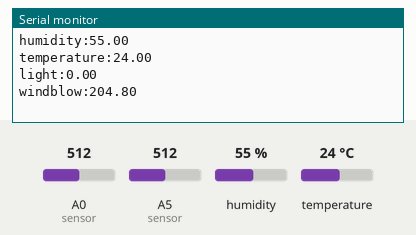
Bench run of a sketch on a simulated Arduino Uno, built with avr-gcc and run on an emulated ATmega328P. Parts: the last lines printed to the serial monitor. The inputs (shaded band) are chosen by the test bench; at power-on: humidity 55 %, A0 (sensor) = 512, A5 (sensor) = 512, temperature 24 °C.

Above: at 1.3 s.
1.4 s: humidity set to 22 %
2.9 s: A0 (sensor) set to 390
4.4 s: A5 (sensor) set to 390
At 4.4 s:
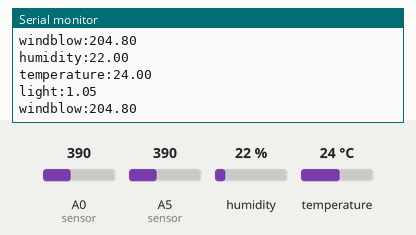
5.9 s: temperature set to 12 °C
At 7.1 s:
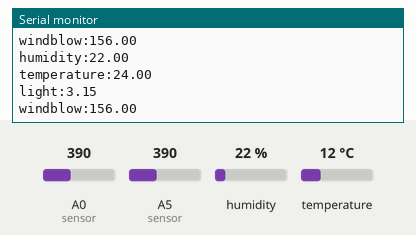
7.4 s: A5 (sensor) set to 410
At 8.2 s:
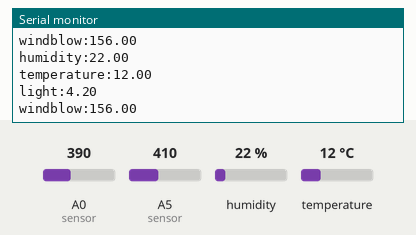
8.9 s: humidity set to 40 %
At 10.3 s:
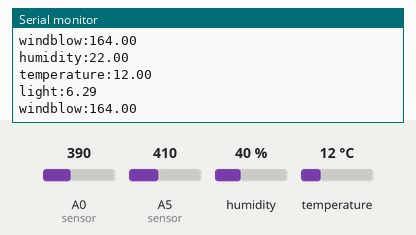
Timing chart, 0 to 11.4 s (numbered marks = the images above; inputs shaded):
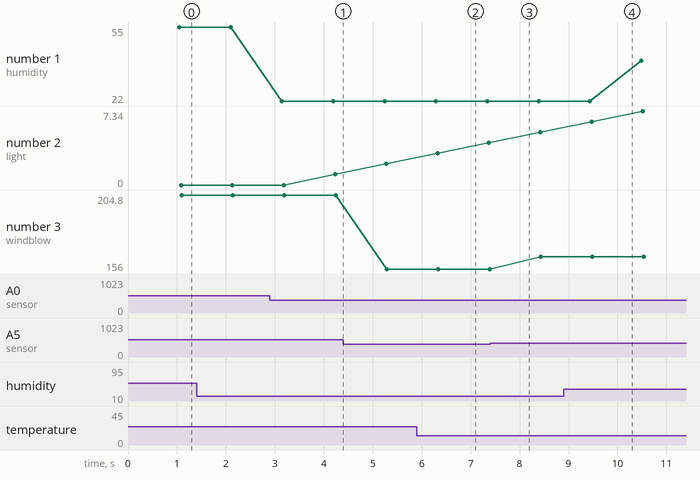

The sketch:

hardware.ino
```cpp
#include <DHT11.h> // Include the DHT11 library

#define DHTPIN 10 // Define the pin where the DHT11 sensor is connected

DHT11 dht(DHTPIN); // Create a DHT11 object

void setup() {
  Serial.begin(9600);

}

void readDHT11() {
  float humidity = dht.readHumidity(); // Read humidity
  float temperature = dht.readTemperature(); // Read temperature


  Serial.print("humidity:");
  Serial.println(humidity);
  Serial.print("temperature:");
  Serial.println(temperature);

}

void loop() {
  readDHT11();

  float cdsValue = analogRead(A0); // Read the CDS sensor value
  unsigned long currentMillis = millis();
  float lux = cdsValue ;

  static unsigned long lastCheckTime = 0;
  static unsigned long lowLuxTime = 0;

  if (lux <= 400) {
    if (lastCheckTime == 0) {
      lastCheckTime = currentMillis;
    } else {
      lowLuxTime += currentMillis - lastCheckTime;
      lastCheckTime = currentMillis;
    }
  } else {
    lastCheckTime = 0;
    lowLuxTime = 0;
  }

  float flowSensor = analogRead(A5); // Assuming the flow sensor is connected to A5


  Serial.print("light:");
  Serial.println(lowLuxTime / 1000.0);
  Serial.print("windblow:");
  Serial.println(flowSensor/2.5);
}
```

Measured:
- plotted number 1: 22 → 40 after the input at 8.9 s
- plotted number 2: 0 → 1.05 after the input at 2.9 s
- plotted number 3: 204.8 → 156 after the input at 4.4 s, 156 → 164 after the input at 7.4 s
